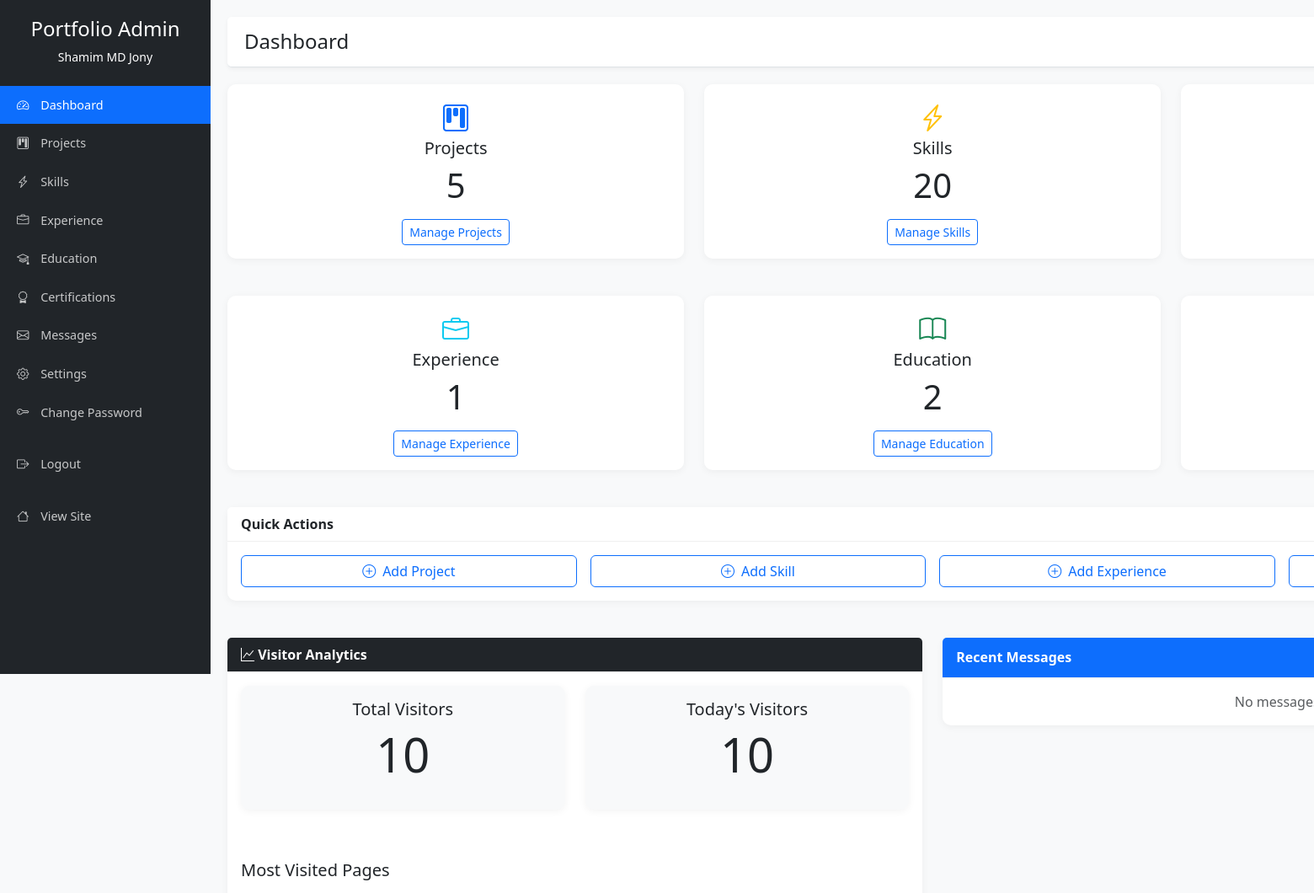
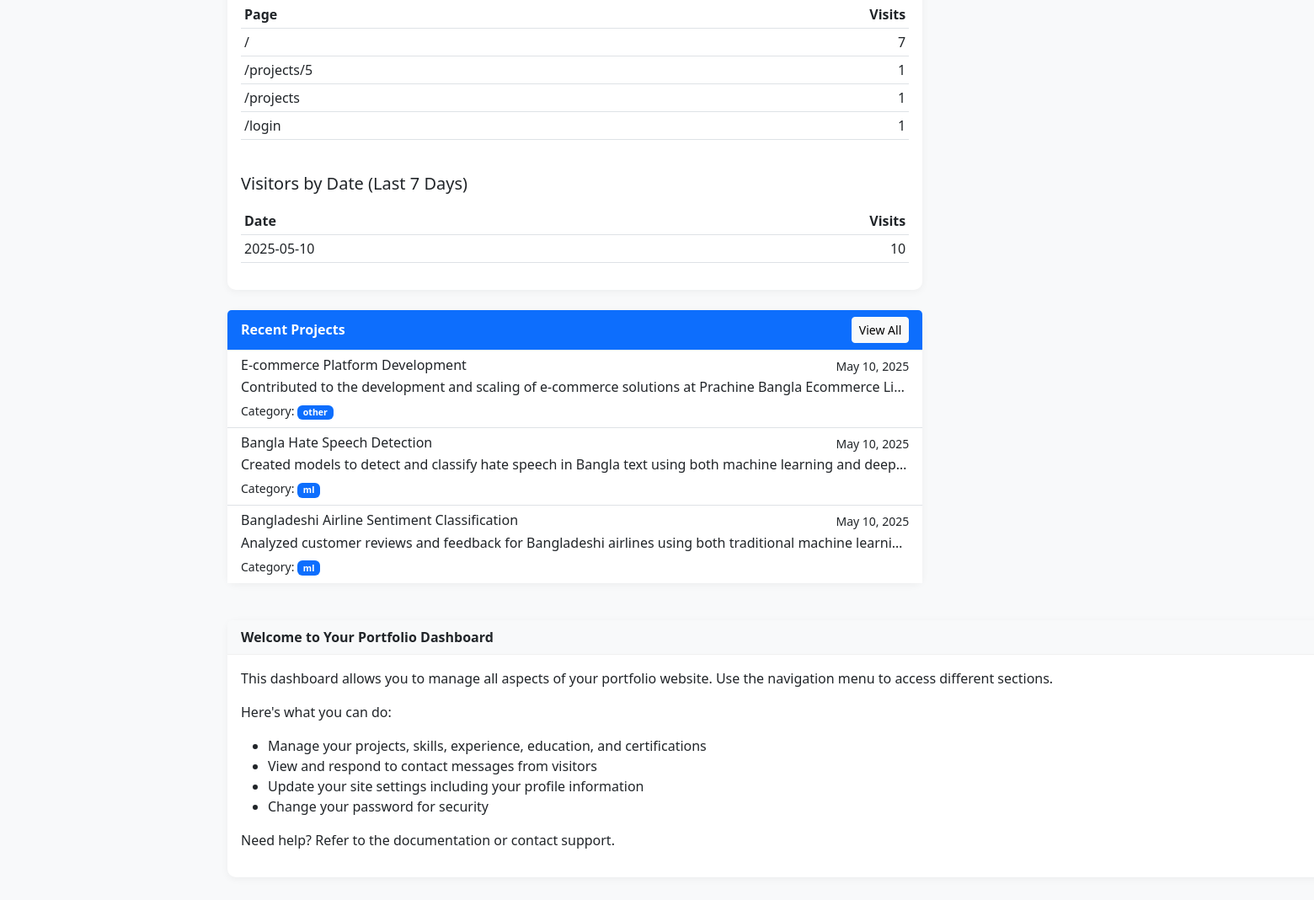
The page /dashboard (signed in) on the database its author committed (2 pictures, top to bottom).
### models.py (models this page shows)
class Visitor(db.Model):
    id = db.Column(db.Integer, primary_key=True)
    page = db.Column(db.String(100), nullable=False)
    ip_address = db.Column(db.String(50))
    user_agent = db.Column(db.String(255))
    referrer = db.Column(db.String(255))
    visit_date = db.Column(db.Date, default=datetime.now().date)
    created_at = db.Column(db.DateTime, default=datetime.utcnow)

class Project(db.Model):
    id = db.Column(db.Integer, primary_key=True)
    title = db.Column(db.String(100), nullable=False)
    category = db.Column(db.String(50), nullable=False)  # e.g., 'ml', 'llm', 'web', 'other'
    description = db.Column(db.Text, nullable=False)
    technologies = db.Column(db.String(255))  # Comma-separated list of technologies used
    image_url = db.Column(db.String(255))  # URL to project image
    project_url = db.Column(db.String(255))  # Live demo URL
    github_url = db.Column(db.String(255))  # GitHub repository URL
    youtube_url = db.Column(db.String(255))  # YouTube video URL
    featured = db.Column(db.Boolean, default=False)  # Whether to feature on homepage
    created_at = db.Column(db.DateTime, default=datetime.utcnow)
    updated_at = db.Column(db.DateTime, default=datetime.utcnow, onupdate=datetime.utcnow)

### app.py (the view)
@app.route('/dashboard')
@login_required
def dashboard():
    project_count = Project.query.count()
    skill_count = Skill.query.count()
    experience_count = Experience.query.count()
    education_count = Education.query.count()
    certification_count = Certification.query.count()
    message_count = ContactMessage.query.count()
    unread_message_count = ContactMessage.query.filter_by(read=False).count()
    recent_messages = ContactMessage.query.order_by(ContactMessage.created_at.desc()).limit(5).all()
    recent_projects = Project.query.order_by(Project.created_at.desc()).limit(3).all()
    from sqlalchemy import func
    today = datetime.now().date()
    total_visitors = Visitor.query.count()
    today_visitors = Visitor.query.filter(Visitor.visit_date == today).count()
    page_visits = db.session.query(
        Visitor.page, func.count(Visitor.id).label('count')
    ).group_by(Visitor.page).order_by(func.count(Visitor.id).desc()).limit(5).all()
    from datetime import timedelta
    last_week = today - timedelta(days=7)
    visitors_by_date = db.session.query(
        Visitor.visit_date, func.count(Visitor.id).label('count')
    ).filter(Visitor.visit_date >= last_week)\
    .group_by(Visitor.visit_date)\
    .order_by(Visitor.visit_date.desc()).all()
    return render_template('admin/dashboard.html',
                          project_count=project_count,
                          skill_count=skill_count,
                          experience_count=experience_count,
                          education_count=education_count,
                          certification_count=certification_count,
                          message_count=message_count,
                          unread_message_count=unread_message_count,
                          recent_messages=recent_messages,
                          recent_projects=recent_projects,
                          total_visitors=total_visitors,
                          today_visitors=today_visitors,
                          page_visits=page_visits,
                          visitors_by_date=visitors_by_date)

### app.py (called while the page is built)
@login_manager.user_loader
def load_user(user_id):
    return User.query.get(int(user_id))

@app.before_request
def track_visitor():
    if request.method == 'GET' and not request.path.startswith('/dashboard') and not request.path.startswith('/admin') and not request.path.startswith('/static'):
        try:
            visitor = Visitor(
                page=request.path,
                ip_address=request.remote_addr,
                user_agent=request.user_agent.string if request.user_agent else None,
                referrer=request.referrer
            )
            db.session.add(visitor)
            db.session.commit()
        except Exception as e:
            print(f"Error tracking visitor: {e}")
            db.session.rollback()

### templates/admin/dashboard.html (shortened to what this page needs)
{% extends 'admin/base.html' %}
{% block header_title %}Dashboard{% endblock %}
{% block content %}
<div class="dashboard-stats">
    <div class="row g-4">
        <div class="col-md-4">
            <div class="card text-center">
                <div class="card-body">
                    <i class="bi bi-kanban text-primary"></i>
                    <h5 class="card-title">Projects</h5>
                    <p class="card-text display-6">{{ project_count }}</p>
                    <a href="{{ url_for('manage_projects') }}" class="btn btn-sm btn-outline-primary">Manage Projects</a>
                </div>
            </div>
        </div>
        <div class="col-md-4">
            <div class="card text-center">
                <div class="card-body">
                    <i class="bi bi-lightning-charge text-warning"></i>
                    <h5 class="card-title">Skills</h5>
                    <p class="card-text display-6">{{ skill_count }}</p>
                    <a href="{{ url_for('manage_skills') }}" class="btn btn-sm btn-outline-primary">Manage Skills</a>
                </div>
            </div>
        </div>
        <div class="col-md-4">
            <div class="card text-center">
                <div class="card-body">
                    <h5 class="card-title">Unread Messages</h5>
                    <p class="card-text display-6">{{ unread_message_count }}</p>
                </div>
            </div>
        </div>
        <div class="col-md-4">
            <div class="card text-center">
                <div class="card-body">
                    <i class="bi bi-briefcase text-info"></i>
                    <h5 class="card-title">Experience</h5>
                    <p class="card-text display-6">{{ experience_count }}</p>
                    <a href="{{ url_for('manage_experiences') }}" class="btn btn-sm btn-outline-primary">Manage Experience</a>
                </div>
            </div>
        </div>
        <div class="col-md-4">
            <div class="card text-center">
                <div class="card-body">
                    <i class="bi bi-book text-success"></i>
                    <h5 class="card-title">Education</h5>
                    <p class="card-text display-6">{{ education_count }}</p>
                    <a href="{{ url_for('manage_educations') }}" class="btn btn-sm btn-outline-primary">Manage Education</a>
                </div>
            </div>
        </div>
        <div class="col-md-4">
            <div class="card text-center">
                <div class="card-body">
                    <h5 class="card-title">Certifications</h5>
                    <p class="card-text display-6">{{ certification_count }}</p>
                </div>
            </div>
        </div>
    </div>
</div>
<div class="row mt-4">
    <div class="col-12">
        <div class="card">
            <div class="card-header d-flex justify-content-between align-items-center">
                <span>Quick Actions</span>
            </div>
            <div class="card-body">
                <div class="row g-3">
                    <div class="col-md-3">
                        <a href="{{ url_for('create_project') }}" class="btn btn-outline-primary w-100">
                            <i class="bi bi-plus-circle me-2"></i>Add Project
                        </a>
                    </div>
                    <div class="col-md-3">
                        <a href="{{ url_for('create_skill') }}" class="btn btn-outline-primary w-100">
                            <i class="bi bi-plus-circle me-2"></i>Add Skill
                        </a>
                    </div>
                    <div class="col-md-3">
                        <a href="{{ url_for('create_experience') }}" class="btn btn-outline-primary w-100">
                            <i class="bi bi-plus-circle me-2"></i>Add Experience
                        </a>
                    </div>
                    <div class="col-md-3">
                        <a href="{{ url_for('site_settings') }}" class="btn btn-outline-primary w-100">
                        </a>
                    </div>
                </div>
            </div>
        </div>
    </div>
</div>
<div class="row mt-4">
    <div class="col-md-6">
        <div class="card mb-4">
            <div class="card-header bg-dark text-white d-flex justify-content-between align-items-center">
                <span><i class="bi bi-graph-up"></i> Visitor Analytics</span>
            </div>
            <div class="card-body">
                <div class="row">
                    <div class="col-md-6 mb-3">
                        <div class="card bg-light">
                            <div class="card-body text-center">
                                <h5 class="card-title">Total Visitors</h5>
                                <p class="display-4">{{ total_visitors }}</p>
                            </div>
                        </div>
                    </div>
                    <div class="col-md-6 mb-3">
                        <div class="card bg-light">
                            <div class="card-body text-center">
                                <h5 class="card-title">Today's Visitors</h5>
                                <p class="display-4">{{ today_visitors }}</p>
                            </div>
                        </div>
                    </div>
                </div>
                <h5 class="mt-4 mb-3">Most Visited Pages</h5>
                <div class="table-responsive">
                    <table class="table table-sm table-hover">
                        <thead>
                            <tr>
                                <th>Page</th>
                                <th class="text-end">Visits</th>
                            </tr>
                        </thead>
                        <tbody>
                            {% for page in page_visits %}
                            <tr>
                                <td>{{ page.page }}</td>
                                <td class="text-end">{{ page.count }}</td>
                            </tr>
                            {% else %}
                            <tr>
                                <td colspan="2" class="text-center">No data available</td>
                            </tr>
                            {% endfor %}
                        </tbody>
                    </table>
                </div>
                <h5 class="mt-4 mb-3">Visitors by Date (Last 7 Days)</h5>
                <div class="table-responsive">
                    <table class="table table-sm table-hover">
                        <thead>
                            <tr>
                                <th>Date</th>
                                <th class="text-end">Visits</th>
                            </tr>
                        </thead>
                        <tbody>
                            {% for date_data in visitors_by_date %}
                            <tr>
                                <td>{{ date_data.visit_date.strftime('%Y-%m-%d') }}</td>
                                <td class="text-end">{{ date_data.count }}</td>
                            </tr>
                            {% else %}
                            <tr>
                                <td colspan="2" class="text-center">No data available</td>
                            </tr>
                            {% endfor %}
                        </tbody>
                    </table>
                </div>
            </div>
        </div>
    </div>
    <div class="col-md-6">
        <div class="card">
            <div class="card-header bg-primary text-white d-flex justify-content-between align-items-center">
                <span>Recent Messages</span>
            </div>
            <div class="card-body p-0">
                {% if recent_messages %}
                <div class="list-group list-group-flush">
                    {% for message in recent_messages %}
                    <a href="{{ url_for('view_message', id=message.id) }}" class="list-group-item list-group-item-action{% if not message.read %} list-group-item-warning{% endif %}">
                        <div class="d-flex w-100 justify-content-between">
                            <h6 class="mb-1">{{ message.subject }}</h6>
                            <small>{{ message.created_at.strftime('%b %d, %Y') }}</small>
                        </div>
                        <p class="mb-1 text-truncate">{{ message.message }}</p>
                        <small>From: {{ message.name }} ({{ message.email }})</small>
                        {% if not message.read %}<span class="badge bg-danger ms-2">New</span>{% endif %}
                    </a>
                    {% endfor %}
                </div>
                {% else %}
                <div class="p-3 text-center">
                    <p class="text-muted mb-0">No messages yet.</p>
                </div>
                {% endif %}
            </div>
        </div>
    </div>
    <div class="col-md-6">
        <div class="card">
            <div class="card-header bg-primary text-white d-flex justify-content-between align-items-center">
                <span>Recent Projects</span>
                <a href="{{ url_for('manage_projects') }}" class="btn btn-sm btn-light">View All</a>
            </div>
            <div class="card-body p-0">
                {% if recent_projects %}
                <div class="list-group list-group-flush">
                    {% for project in recent_projects %}
                    <a href="{{ url_for('edit_project', id=project.id) }}" class="list-group-item list-group-item-action">
                        <div class="d-flex w-100 justify-content-between">
                            <h6 class="mb-1">{{ project.title }}</h6>
                            <small>{{ project.created_at.strftime('%b %d, %Y') }}</small>
                        </div>
                        <p class="mb-1 text-truncate">{{ project.description }}</p>
                        <small>Category: <span class="badge bg-primary">{{ project.category }}</span></small>
                    </a>
                    {% endfor %}
                </div>
                {% else %}
                <div class="p-3 text-center">
                    <p class="text-muted mb-0">No projects added yet.</p>
                </div>
                {% endif %}
            </div>
        </div>
    </div>
</div>
<div class="row mt-4">
    <div class="col-12">
        <div class="card">
            <div class="card-header bg-light">
                <span>Welcome to Your Portfolio Dashboard</span>
            </div>
            <div class="card-body">
                <p>This dashboard allows you to manage all aspects of your portfolio website. Use the navigation menu to access different sections.</p>
                <p>Here's what you can do:</p>
                <ul>
                    <li>Manage your projects, skills, experience, education, and certifications</li>
                    <li>View and respond to contact messages from visitors</li>
                    <li>Update your site settings including your profile information</li>
                    <li>Change your password for security</li>
                </ul>
                <p>Need help? Refer to the documentation or contact support.</p>
            </div>
        </div>
    </div>
</div>
{% endblock %}

### templates/admin/base.html (style rules this page uses)
body { font-family: 'Segoe UI', Tahoma, Geneva, Verdana, sans-serif; background-color: #f8f9fa; }
.card { border: none; border-radius: 10px; box-shadow: 0 2px 10px rgba(0, 0, 0, 0.05); margin-bottom: 20px; }
.card-header { background-color: white; border-bottom: 1px solid #f0f0f0; font-weight: 600; }
.table { vertical-align: middle; }
.dashboard-stats .card { transition: transform 0.3s ease; }
.dashboard-stats .card-body i { font-size: 2rem; margin-bottom: 15px; }

### rows shown on the page
Visitor: page "/projects/5", count "1"
Visitor: page "/projects", count "1"
Visitor: page "/login", count "1"
Project: title "E-commerce Platform Development", created_at "May 10, 2025", description "Contributed to the development and scaling of e-commerce solutions at Prachine Bangla Ecommerce Li…", category "other"
Project: title "Bangla Hate Speech Detection", created_at "May 10, 2025", description "Created models to detect and classify hate speech in Bangla text using both machine learning and deep…", category "ml"
Project: title "Bangladeshi Airline Sentiment Classification", created_at "May 10, 2025", description "Analyzed customer reviews and feedback for Bangladeshi airlines using both traditional machine learni…", category "ml"

### other values the page prints
{{ project_count }} "5"
{{ skill_count }} "20"
{{ experience_count }} "1"
{{ education_count }} "2"
{{ total_visitors }} "10"
{{ today_visitors }} "10"
{{ page.page }} "/"
{{ page.count }} "7"
{{ date_data.visit_date.strftime('%Y-%m-%d') }} "2025-05-10"
{{ date_data.count }} "10"
